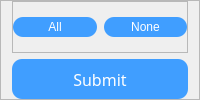
                     <widget class="QFrame" name="frame_59">
                      <property name="sizePolicy">
                       <sizepolicy hsizetype="Preferred" vsizetype="Expanding">
                        <horstretch>0</horstretch>
                        <verstretch>1</verstretch>
                       </sizepolicy>
                      </property>
                      <property name="styleSheet">
                       <string notr="true"> QPushButton{
	text-align : center;
	background-color: rgb(64, 158, 255);

    color : white;
   	border-radius: 10px;
}
QPushButton:hover{
    text-align : center;
	color: rgb(64, 158, 255);
    background-color : light gray;
    font: bold;
    border-color: rgb(64, 158, 255);
    border-width: 2px;
    border-radius: 10px;
    border-style: outset;
}

</string>
                      </property>
                      <property name="frameShape">
                       <enum>QFrame::StyledPanel</enum>
                      </property>
                      <property name="frameShadow">
                       <enum>QFrame::Raised</enum>
                      </property>
                      <layout class="QVBoxLayout" name="verticalLayout_30">
                       <property name="topMargin">
                        <number>0</number>
                       </property>
                       <property name="bottomMargin">
                        <number>0</number>
                       </property>
                       <item>
                        <widget class="QFrame" name="frame_60">
                         <property name="frameShape">
                          <enum>QFrame::StyledPanel</enum>
                         </property>
                         <property name="frameShadow">
                          <enum>QFrame::Raised</enum>
                         </property>
                         <layout class="QHBoxLayout" name="horizontalLayout_45" stretch="0,0">
                          <property name="spacing">
                           <number>7</number>
                          </property>
                          <property name="leftMargin">
                           <number>0</number>
                          </property>
                          <property name="topMargin">
                           <number>0</number>
                          </property>
                          <property name="rightMargin">
                           <number>0</number>
                          </property>
                          <property name="bottomMargin">
                           <number>0</number>
                          </property>
                          <item>
                           <widget class="QPushButton" name="pushButton_all_2">
                            <property name="minimumSize">
                             <size>
                              <width>0</width>
                              <height>20</height>
                             </size>
                            </property>
                            <property name="text">
                             <string>All</string>
                            </property>
                           </widget>
                          </item>
                          <item>
                           <widget class="QPushButton" name="pushButton_allnot_2">
                            <property name="minimumSize">
                             <size>
                              <width>0</width>
                              <height>20</height>
                             </size>
                            </property>
                            <property name="text">
                             <string>None</string>
                            </property>
                           </widget>
                          </item>
                         </layout>
                        </widget>
                       </item>
                       <item>
                        <widget class="QPushButton" name="pushButton_swc_3">
                         <property name="minimumSize">
                          <size>
                           <width>0</width>
                           <height>40</height>
                          </size>
                         </property>
                         <property name="font">
                          <font>
                           <family>黑体</family>
                           <pointsize>12</pointsize>
                          </font>
                         </property>
                         <property name="text">
                          <string>Submit</string>
                         </property>
                        </widget>
                       </item>
                      </layout>
                     </widget>
